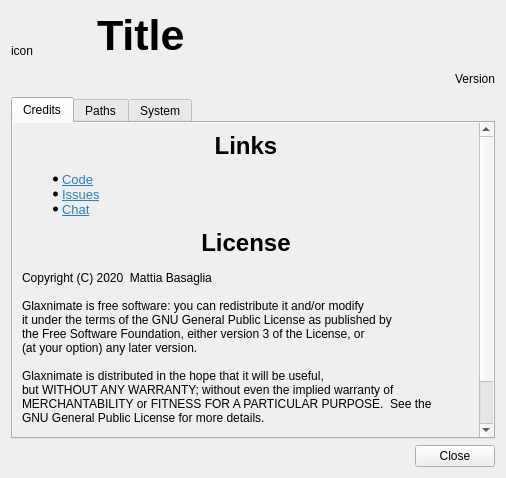
<?xml version="1.0" encoding="UTF-8"?>
<ui version="4.0">
 <class>AboutDialog</class>
 <widget class="QDialog" name="AboutDialog">
  <property name="geometry">
   <rect>
    <x>0</x>
    <y>0</y>
    <width>505</width>
    <height>478</height>
   </rect>
  </property>
  <property name="windowTitle">
   <string>About</string>
  </property>
  <layout class="QVBoxLayout" name="verticalLayout_2">
   <item>
    <layout class="QHBoxLayout" name="horizontalLayout">
     <item>
      <widget class="QLabel" name="label_icon">
       <property name="sizePolicy">
        <sizepolicy hsizetype="Fixed" vsizetype="Fixed">
         <horstretch>0</horstretch>
         <verstretch>0</verstretch>
        </sizepolicy>
       </property>
       <property name="minimumSize">
        <size>
         <width>80</width>
         <height>80</height>
        </size>
       </property>
       <property name="maximumSize">
        <size>
         <width>80</width>
         <height>80</height>
        </size>
       </property>
       <property name="text">
        <string notr="true">icon</string>
       </property>
      </widget>
     </item>
     <item>
      <layout class="QVBoxLayout" name="verticalLayout">
       <item>
        <widget class="QLabel" name="label_title">
         <property name="font">
          <font>
           <pointsize>32</pointsize>
           <weight>75</weight>
           <bold>true</bold>
          </font>
         </property>
         <property name="text">
          <string notr="true">Title</string>
         </property>
        </widget>
       </item>
       <item>
        <widget class="QLabel" name="label_version">
         <property name="text">
          <string notr="true">Version</string>
         </property>
         <property name="alignment">
          <set>Qt::AlignRight|Qt::AlignTrailing|Qt::AlignVCenter</set>
         </property>
        </widget>
       </item>
      </layout>
     </item>
    </layout>
   </item>
   <item>
    <widget class="QTabWidget" name="tabWidget">
     <property name="currentIndex">
      <number>0</number>
     </property>
     <widget class="QWidget" name="tab">
      <attribute name="title">
       <string>Credits</string>
      </attribute>
      <layout class="QVBoxLayout" name="verticalLayout_4">
       <property name="spacing">
        <number>0</number>
       </property>
       <property name="leftMargin">
        <number>0</number>
       </property>
       <property name="topMargin">
        <number>0</number>
       </property>
       <property name="rightMargin">
        <number>0</number>
       </property>
       <property name="bottomMargin">
        <number>0</number>
       </property>
       <item>
        <widget class="QScrollArea" name="scrollArea">
         <property name="minimumSize">
          <size>
           <width>480</width>
           <height>0</height>
          </size>
         </property>
         <property name="frameShape">
          <enum>QFrame::NoFrame</enum>
         </property>
         <property name="horizontalScrollBarPolicy">
          <enum>Qt::ScrollBarAlwaysOff</enum>
         </property>
         <property name="widgetResizable">
          <bool>true</bool>
         </property>
         <widget class="QWidget" name="scrollAreaWidgetContents">
          <property name="geometry">
           <rect>
            <x>0</x>
            <y>0</y>
            <width>464</width>
            <height>436</height>
           </rect>
          </property>
          <layout class="QVBoxLayout" name="verticalLayout_5">
           <item>
            <widget class="QLabel" name="label_4">
             <property name="text">
              <string>&lt;!DOCTYPE HTML PUBLIC &quot;-//W3C//DTD HTML 4.0//EN&quot; &quot;http://www.w3.org/TR/REC-html40/strict.dtd&quot;&gt;
&lt;html&gt;&lt;head&gt;&lt;meta name=&quot;qrichtext&quot; content=&quot;1&quot; /&gt;&lt;style type=&quot;text/css&quot;&gt;
p, li { white-space: pre-wrap; }
&lt;/style&gt;&lt;/head&gt;&lt;body style=&quot; font-family:'Noto Sans'; font-size:10pt; font-weight:400; font-style:normal;&quot;&gt;
&lt;h1 align=&quot;center&quot; style=&quot; margin-top:0px; margin-bottom:0px; margin-left:0px; margin-right:0px; -qt-block-indent:0; text-indent:0px;&quot;&gt;&lt;span style=&quot; font-family:'Sans Serif'; font-size:12pt; font-weight:600;&quot;&gt;Links&lt;/span&gt;&lt;/h1&gt;
&lt;ul style=&quot;margin-top: 0px; margin-bottom: 0px; margin-left: 0px; margin-right: 0px; -qt-list-indent: 1;&quot;&gt;&lt;li style=&quot; margin-top:12px; margin-bottom:0px; margin-left:0px; margin-right:0px; -qt-block-indent:0; text-indent:0px;&quot;&gt;&lt;a href=&quot;https://gitlab.com/mattia.basaglia/glaxnimate&quot;&gt;&lt;span style=&quot; text-decoration: underline; color:#2980b9;&quot;&gt;Code&lt;/span&gt;&lt;/a&gt;&lt;/li&gt;
&lt;li style=&quot; margin-top:0px; margin-bottom:0px; margin-left:0px; margin-right:0px; -qt-block-indent:0; text-indent:0px;&quot;&gt;&lt;a href=&quot;https://gitlab.com/mattia.basaglia/glaxnimate/-/issues&quot;&gt;&lt;span style=&quot; text-decoration: underline; color:#2980b9;&quot;&gt;Issues&lt;/span&gt;&lt;/a&gt;&lt;/li&gt;
&lt;li style=&quot; margin-top:0px; margin-bottom:12px; margin-left:0px; margin-right:0px; -qt-block-indent:0; text-indent:0px;&quot;&gt;&lt;a href=&quot;https://t.me/Glaxnimate&quot;&gt;&lt;span style=&quot; text-decoration: underline; color:#2980b9;&quot;&gt;Chat&lt;/span&gt;&lt;/a&gt;&lt;/li&gt;&lt;/ul&gt;
&lt;h1 align=&quot;center&quot; style=&quot; margin-top:0px; margin-bottom:0px; margin-left:0px; margin-right:0px; -qt-block-indent:0; text-indent:0px;&quot;&gt;&lt;span style=&quot; font-family:'Sans Serif'; font-size:12pt; font-weight:600;&quot;&gt;License&lt;/span&gt;&lt;/h1&gt;
&lt;p style=&quot;-qt-paragraph-type:empty; margin-top:0px; margin-bottom:0px; margin-left:0px; margin-right:0px; -qt-block-indent:0; text-indent:0px; font-family:'Sans Serif'; font-size:9pt;&quot;&gt;&lt;br /&gt;&lt;/p&gt;
&lt;p style=&quot; margin-top:0px; margin-bottom:0px; margin-left:0px; margin-right:0px; -qt-block-indent:0; text-indent:0px;&quot;&gt;&lt;span style=&quot; font-family:'Sans Serif'; font-size:9pt;&quot;&gt;Copyright (C) 2020  Mattia Basaglia&lt;/span&gt;&lt;/p&gt;
&lt;p style=&quot;-qt-paragraph-type:empty; margin-top:0px; margin-bottom:0px; margin-left:0px; margin-right:0px; -qt-block-indent:0; text-indent:0px; font-family:'Sans Serif'; font-size:9pt;&quot;&gt;&lt;br /&gt;&lt;/p&gt;
&lt;p style=&quot; margin-top:0px; margin-bottom:0px; margin-left:0px; margin-right:0px; -qt-block-indent:0; text-indent:0px;&quot;&gt;&lt;span style=&quot; font-family:'Sans Serif'; font-size:9pt;&quot;&gt;Glaxnimate is free software: you can redistribute it and/or modify&lt;/span&gt;&lt;/p&gt;
&lt;p style=&quot; margin-top:0px; margin-bottom:0px; margin-left:0px; margin-right:0px; -qt-block-indent:0; text-indent:0px;&quot;&gt;&lt;span style=&quot; font-family:'Sans Serif'; font-size:9pt;&quot;&gt;it under the terms of the GNU General Public License as published by&lt;/span&gt;&lt;/p&gt;
&lt;p style=&quot; margin-top:0px; margin-bottom:0px; margin-left:0px; margin-right:0px; -qt-block-indent:0; text-indent:0px;&quot;&gt;&lt;span style=&quot; font-family:'Sans Serif'; font-size:9pt;&quot;&gt;the Free Software Foundation, either version 3 of the License, or&lt;/span&gt;&lt;/p&gt;
&lt;p style=&quot; margin-top:0px; margin-bottom:0px; margin-left:0px; margin-right:0px; -qt-block-indent:0; text-indent:0px;&quot;&gt;&lt;span style=&quot; font-family:'Sans Serif'; font-size:9pt;&quot;&gt;(at your option) any later version.&lt;/span&gt;&lt;/p&gt;
&lt;p style=&quot;-qt-paragraph-type:empty; margin-top:0px; margin-bottom:0px; margin-left:0px; margin-right:0px; -qt-block-indent:0; text-indent:0px; font-family:'Sans Serif'; font-size:9pt;&quot;&gt;&lt;br /&gt;&lt;/p&gt;
&lt;p style=&quot; margin-top:0px; margin-bottom:0px; margin-left:0px; margin-right:0px; -qt-block-indent:0; text-indent:0px;&quot;&gt;&lt;span style=&quot; font-family:'Sans Serif'; font-size:9pt;&quot;&gt;Glaxnimate is distributed in the hope that it will be useful,&lt;/span&gt;&lt;/p&gt;
&lt;p style=&quot; margin-top:0px; margin-bottom:0px; margin-left:0px; margin-right:0px; -qt-block-indent:0; text-indent:0px;&quot;&gt;&lt;span style=&quot; font-family:'Sans Serif'; font-size:9pt;&quot;&gt;but WITHOUT ANY WARRANTY; without even the implied warranty of&lt;/span&gt;&lt;/p&gt;
&lt;p style=&quot; margin-top:0px; margin-bottom:0px; margin-left:0px; margin-right:0px; -qt-block-indent:0; text-indent:0px;&quot;&gt;&lt;span style=&quot; font-family:'Sans Serif'; font-size:9pt;&quot;&gt;MERCHANTABILITY or FITNESS FOR A PARTICULAR PURPOSE.  See the&lt;/span&gt;&lt;/p&gt;
&lt;p style=&quot; margin-top:0px; margin-bottom:0px; margin-left:0px; margin-right:0px; -qt-block-indent:0; text-indent:0px;&quot;&gt;&lt;span style=&quot; font-family:'Sans Serif'; font-size:9pt;&quot;&gt;GNU General Public License for more details.&lt;/span&gt;&lt;/p&gt;
&lt;p style=&quot;-qt-paragraph-type:empty; margin-top:0px; margin-bottom:0px; margin-left:0px; margin-right:0px; -qt-block-indent:0; text-indent:0px; font-family:'Sans Serif'; font-size:9pt;&quot;&gt;&lt;br /&gt;&lt;/p&gt;
&lt;p style=&quot; margin-top:0px; margin-bottom:0px; margin-left:0px; margin-right:0px; -qt-block-indent:0; text-indent:0px;&quot;&gt;&lt;span style=&quot; font-family:'Sans Serif'; font-size:9pt;&quot;&gt;You should have received a copy of the GNU General Public License&lt;/span&gt;&lt;/p&gt;
&lt;p style=&quot; margin-top:0px; margin-bottom:0px; margin-left:0px; margin-right:0px; -qt-block-indent:0; text-indent:0px;&quot;&gt;&lt;span style=&quot; font-family:'Sans Serif'; font-size:9pt;&quot;&gt;along with this program.  If not, see &amp;lt;&lt;/span&gt;&lt;a href=&quot;http://www.gnu.org/licenses/&quot;&gt;&lt;span style=&quot; font-family:'Sans Serif'; font-size:9pt; text-decoration: underline; color:#0057ae;&quot;&gt;http://www.gnu.org/licenses/&lt;/span&gt;&lt;/a&gt;&lt;span style=&quot; font-family:'Sans Serif'; font-size:9pt;&quot;&gt;&amp;gt;.&lt;/span&gt;&lt;/p&gt;
&lt;p style=&quot;-qt-paragraph-type:empty; margin-top:0px; margin-bottom:0px; margin-left:0px; margin-right:0px; -qt-block-indent:0; text-indent:0px; font-family:'Sans Serif'; font-size:9pt;&quot;&gt;&lt;br /&gt;&lt;/p&gt;&lt;/body&gt;&lt;/html&gt;</string>
             </property>
             <property name="textFormat">
              <enum>Qt::RichText</enum>
             </property>
             <property name="alignment">
              <set>Qt::AlignLeading|Qt::AlignLeft|Qt::AlignTop</set>
             </property>
             <property name="openExternalLinks">
              <bool>true</bool>
             </property>
            </widget>
           </item>
          </layout>
         </widget>
        </widget>
       </item>
      </layout>
     </widget>
     <widget class="QWidget" name="tab_2">
      <attribute name="title">
       <string>Paths</string>
      </attribute>
      <layout class="QVBoxLayout" name="verticalLayout_3">
       <item>
        <widget class="QScrollArea" name="scrollArea_2">
         <property name="widgetResizable">
          <bool>true</bool>
         </property>
         <widget class="QWidget" name="scrollAreaWidgetContents_2">
          <property name="geometry">
           <rect>
            <x>0</x>
            <y>-86</y>
            <width>448</width>
            <height>368</height>
           </rect>
          </property>
          <layout class="QVBoxLayout" name="verticalLayout_7">
           <item>
            <widget class="QLabel" name="label">
             <property name="text">
              <string>User Data Directory:</string>
             </property>
            </widget>
           </item>
           <item>
            <layout class="QHBoxLayout" name="horizontalLayout_2">
             <item>
              <widget class="QLineEdit" name="line_user_data">
               <property name="readOnly">
                <bool>true</bool>
               </property>
              </widget>
             </item>
             <item>
              <widget class="QToolButton" name="toolButton">
               <property name="toolTip">
                <string>Open</string>
               </property>
               <property name="text">
                <string>Open</string>
               </property>
               <property name="icon">
                <iconset theme="folder-open">
                 <normaloff>.</normaloff>.</iconset>
               </property>
              </widget>
             </item>
            </layout>
           </item>
           <item>
            <widget class="QLabel" name="label_3">
             <property name="text">
              <string>Settings File:</string>
             </property>
            </widget>
           </item>
           <item>
            <layout class="QHBoxLayout" name="horizontalLayout_3">
             <item>
              <widget class="QLineEdit" name="line_settings">
               <property name="readOnly">
                <bool>true</bool>
               </property>
              </widget>
             </item>
             <item>
              <widget class="QToolButton" name="toolButton_2">
               <property name="toolTip">
                <string>Open</string>
               </property>
               <property name="text">
                <string>Open</string>
               </property>
               <property name="icon">
                <iconset theme="document-open">
                 <normaloff>.</normaloff>.</iconset>
               </property>
              </widget>
             </item>
            </layout>
           </item>
           <item>
            <widget class="QLabel" name="label_2">
             <property name="text">
              <string>Data Directories:</string>
             </property>
            </widget>
           </item>
           <item>
            <widget class="QListWidget" name="view_data">
             <property name="verticalScrollBarPolicy">
              <enum>Qt::ScrollBarAlwaysOff</enum>
             </property>
             <property name="horizontalScrollBarPolicy">
              <enum>Qt::ScrollBarAlwaysOff</enum>
             </property>
             <property name="textElideMode">
              <enum>Qt::ElideMiddle</enum>
             </property>
            </widget>
           </item>
           <item>
            <widget class="QLabel" name="label_5">
             <property name="text">
              <string>Icon Theme Paths:</string>
             </property>
            </widget>
           </item>
           <item>
            <widget class="QListWidget" name="view_icons">
             <property name="verticalScrollBarPolicy">
              <enum>Qt::ScrollBarAlwaysOff</enum>
             </property>
             <property name="horizontalScrollBarPolicy">
              <enum>Qt::ScrollBarAlwaysOff</enum>
             </property>
             <property name="textElideMode">
              <enum>Qt::ElideMiddle</enum>
             </property>
            </widget>
           </item>
          </layout>
         </widget>
        </widget>
       </item>
      </layout>
     </widget>
     <widget class="QWidget" name="tab_3">
      <attribute name="title">
       <string>System</string>
      </attribute>
      <layout class="QVBoxLayout" name="verticalLayout_6">
       <item>
        <widget class="QTableWidget" name="view_system">
         <attribute name="horizontalHeaderVisible">
          <bool>false</bool>
         </attribute>
         <attribute name="horizontalHeaderStretchLastSection">
          <bool>true</bool>
         </attribute>
         <row>
          <property name="text">
           <string>System</string>
          </property>
         </row>
         <row>
          <property name="text">
           <string>Kernel</string>
          </property>
         </row>
         <row>
          <property name="text">
           <string>CPU</string>
          </property>
         </row>
         <row>
          <property name="text">
           <string>Application Qt</string>
          </property>
         </row>
         <row>
          <property name="text">
           <string>System Qt</string>
          </property>
         </row>
         <column>
          <property name="text">
           <string>Version</string>
          </property>
         </column>
        </widget>
       </item>
       <item>
        <layout class="QHBoxLayout" name="horizontalLayout_4">
         <item>
          <widget class="QPushButton" name="pushButton_2">
           <property name="text">
            <string>About Qt</string>
           </property>
           <property name="icon">
            <iconset theme="qtcreator">
             <normaloff>.</normaloff>.</iconset>
           </property>
          </widget>
         </item>
         <item>
          <spacer name="horizontalSpacer">
           <property name="orientation">
            <enum>Qt::Horizontal</enum>
           </property>
           <property name="sizeHint" stdset="0">
            <size>
             <width>40</width>
             <height>20</height>
            </size>
           </property>
          </spacer>
         </item>
         <item>
          <widget class="QPushButton" name="pushButton">
           <property name="text">
            <string>Copy</string>
           </property>
           <property name="icon">
            <iconset theme="edit-copy">
             <normaloff>.</normaloff>.</iconset>
           </property>
          </widget>
         </item>
        </layout>
       </item>
      </layout>
     </widget>
    </widget>
   </item>
   <item>
    <widget class="QDialogButtonBox" name="buttonBox">
     <property name="orientation">
      <enum>Qt::Horizontal</enum>
     </property>
     <property name="standardButtons">
      <set>QDialogButtonBox::Close</set>
     </property>
    </widget>
   </item>
  </layout>
 </widget>
 <resources/>
 <connections>
  <connection>
   <sender>buttonBox</sender>
   <signal>rejected()</signal>
   <receiver>AboutDialog</receiver>
   <slot>reject()</slot>
   <hints>
    <hint type="sourcelabel">
     <x>26</x>
     <y>458</y>
    </hint>
    <hint type="destinationlabel">
     <x>20</x>
     <y>20</y>
    </hint>
   </hints>
  </connection>
  <connection>
   <sender>toolButton</sender>
   <signal>clicked()</signal>
   <receiver>AboutDialog</receiver>
   <slot>open_user_data()</slot>
   <hints>
    <hint type="sourcelabel">
     <x>457</x>
     <y>102</y>
    </hint>
    <hint type="destinationlabel">
     <x>504</x>
     <y>220</y>
    </hint>
   </hints>
  </connection>
  <connection>
   <sender>toolButton_2</sender>
   <signal>clicked()</signal>
   <receiver>AboutDialog</receiver>
   <slot>open_settings_file()</slot>
   <hints>
    <hint type="sourcelabel">
     <x>439</x>
     <y>168</y>
    </hint>
    <hint type="destinationlabel">
     <x>504</x>
     <y>265</y>
    </hint>
   </hints>
  </connection>
  <connection>
   <sender>pushButton</sender>
   <signal>clicked()</signal>
   <receiver>AboutDialog</receiver>
   <slot>copy_system()</slot>
   <hints>
    <hint type="sourcelabel">
     <x>443</x>
     <y>418</y>
    </hint>
    <hint type="destinationlabel">
     <x>579</x>
     <y>520</y>
    </hint>
   </hints>
  </connection>
  <connection>
   <sender>pushButton_2</sender>
   <signal>clicked()</signal>
   <receiver>AboutDialog</receiver>
   <slot>about_qt()</slot>
   <hints>
    <hint type="sourcelabel">
     <x>68</x>
     <y>413</y>
    </hint>
    <hint type="destinationlabel">
     <x>254</x>
     <y>547</y>
    </hint>
   </hints>
  </connection>
  <connection>
   <sender>view_data</sender>
   <signal>doubleClicked(QModelIndex)</signal>
   <receiver>AboutDialog</receiver>
   <slot>dir_open(QModelIndex)</slot>
   <hints>
    <hint type="sourcelabel">
     <x>289</x>
     <y>257</y>
    </hint>
    <hint type="destinationlabel">
     <x>617</x>
     <y>401</y>
    </hint>
   </hints>
  </connection>
  <connection>
   <sender>view_icons</sender>
   <signal>doubleClicked(QModelIndex)</signal>
   <receiver>AboutDialog</receiver>
   <slot>dir_open(QModelIndex)</slot>
   <hints>
    <hint type="sourcelabel">
     <x>378</x>
     <y>371</y>
    </hint>
    <hint type="destinationlabel">
     <x>556</x>
     <y>366</y>
    </hint>
   </hints>
  </connection>
 </connections>
 <slots>
  <slot>open_user_data()</slot>
  <slot>open_settings_file()</slot>
  <slot>copy_system()</slot>
  <slot>about_qt()</slot>
  <slot>dir_open(QModelIndex)</slot>
 </slots>
</ui>
